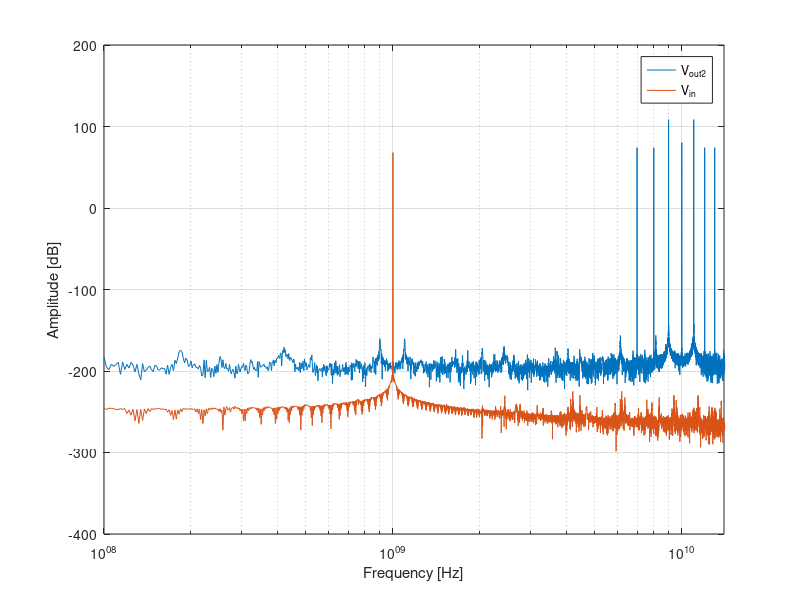

Reproduce this figure in MATLAB. (Note: this script raises an error after producing the figure.)
% Cleanup
clear all;
close all;
clc;

clear;
close all;


% define input signal
% input amplitude 
A=[10e-3 0 0]; %[V]
% input frequency 
fin=[1 2 3]*1e9; %[Hz]

%define microwave frequency
fosc=10e9; %[Hz]

% Set the Larmor frequencies of the qubits (3 qubits)
f0 = [11e9, 12e9, 13e9];

% Set the Rabi frequencies (bit high, some RWA artifacts visible)
fR = [1e6, 1e6, 1e6];

% total simulation time. It is comnputed as the time needed for a pi
% rotation for Q1
T=1/fR(1)/2; %[s]
% simulation time step
dt=1e-12; %[s]
% define time vector
t=dt:dt:T; %[s]

% input signal
Vin=A(1)*cos(2*pi*fin(1)*t)+...
    A(2)*cos(2*pi*fin(2)*t)+...
    A(3)*cos(2*pi*fin(3)*t); %[V]

G1=200; %[-]
Gtemp1 = 805.7;
Gtemp2 = 161162;

Vout1=G1*Vin + Gtemp1 * Vin.^2 + Gtemp2 * Vin.^3;
 
Vmix=Vout1.*cos(2*pi*t*fosc);

G2=1; %[-]

Vout2=G2*Vmix;


%compute fft
X=abs(fft(Vout2));
XdB=20*log10(X); %[dB]
Y=abs(fft(Vin));
YdB=20*log10(Y); %[dB]
% FFT resolution
fres=1/T; %[Hz]
% maximum FFT frequency
fmax=1/dt; %[Hz]
% frequency vector
f=0:fres:(fmax-fres); %[Hz]

%plot FFT
figure
semilogx(f,XdB,f,YdB)
hold off
xlabel('Frequency [Hz]')
ylabel('Amplitude [dB]')
legend('V_{out2}','V_{in}')
xlim([0.1 14]*1e9)
grid


% Simulate and plot
[U, probabilities] = spine(fR, f0, dt, Vout2, 10);


% Compute fidelity of the operation on qubit 1
% Ideal transformation representing a pi-rotation around X
 Uideal = [0 1;
           1 0];
% Compute fidelity by comparing the actual transformation to the ideal one
F1 = fidelity(U(:, :, 1), Uideal);

% For the other 2 qubits, we would like to compare the actual transormation
% to the identity operation (I). However, any leakage form the driving
% signal is going to induce Z-rotations on the qubits. Such rotations can
% be easily cancelled by software, i.e. by not applying any extra
% electrical pulse. This correction is currently not implemented in this
% code to make it easier for the students. However, for the simple case in
% which the qubits ar einitialized in |0>, the fidelity on idel qubits can
% be simply computed by measuring the qubit along Z. This measurmenet is
% insensitive with respect to rotazion around Z.
F2=probabilities(3,end,2);
F3=probabilities(3,end,3);


disp(['Fidelity of qubit 1: ' num2str(F1*100) '%']);
disp(['Fidelity of qubit 2: ' num2str(F2*100) '%']);
disp(['Fidelity of qubit 3: ' num2str(F3*100) '%']);